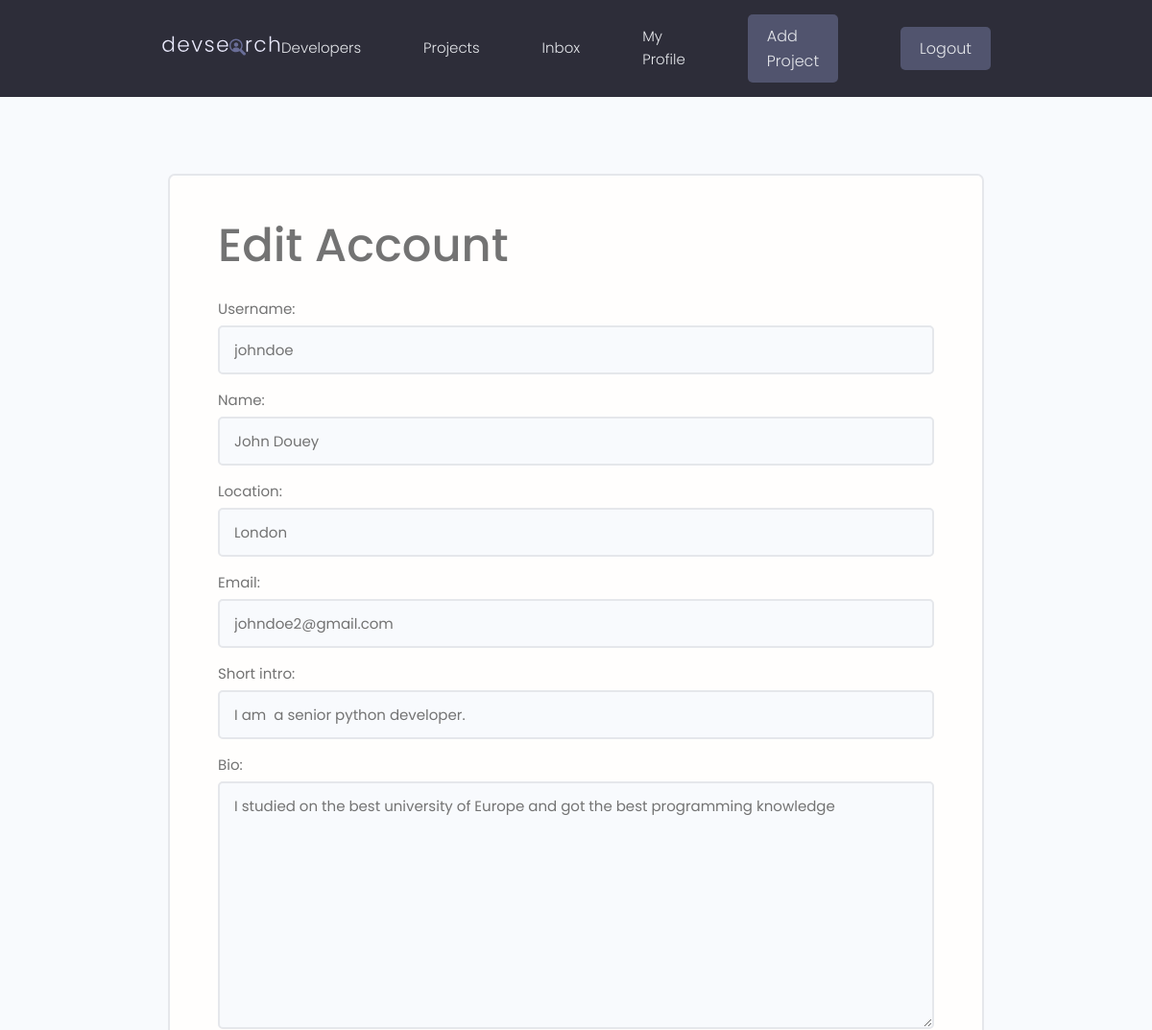
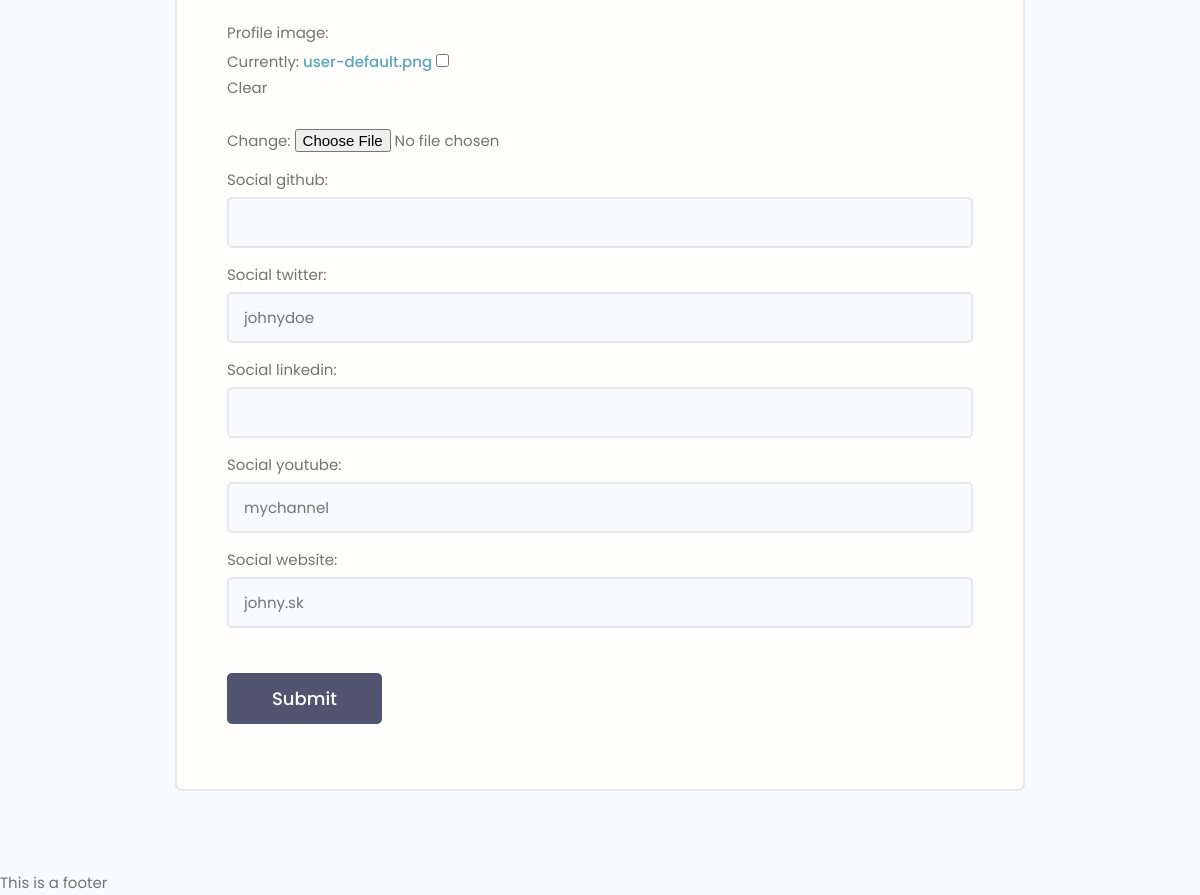
/profiles/edit-account (signed in), run on the app's committed database (2 pictures, top to bottom).
### users/models.py (models this page shows, shortened)
class Profile(models.Model):
    user = models.OneToOneField(User, on_delete=models.CASCADE, null=True, blank=True)
    username = models.CharField(max_length=200, blank=True, null=True)
    name = models.CharField(max_length=200, blank=True, null=True)
    location = models.CharField(max_length=200, blank=True, null=True)
    email = models.EmailField(max_length=500, blank=True, null=True)
    short_intro = models.CharField(max_length=200, blank=True, null=True)
    bio = models.TextField(blank=True, null=True)
    profile_image = models.ImageField(blank=True, null=True, upload_to="profiles/", default="user-default.png")
    social_github = models.CharField(max_length=200, blank=True, null=True)
    social_twitter = models.CharField(max_length=200, blank=True, null=True)
    social_linkedin = models.CharField(max_length=200, blank=True, null=True)
    social_youtube = models.CharField(max_length=200, blank=True, null=True)
    social_website = models.CharField(max_length=200, blank=True, null=True)
    created_at = models.DateTimeField(auto_now_add=True)
    id = models.UUIDField(default=uuid.uuid4, unique=True, primary_key=True, editable=False)

### users/views.py (the view)
# urls.py: path('edit-account', views.editAccount, name="edit-account"),
@login_required(login_url='users:login')
def editAccount(request):
    profile = request.user.profile
    form = ProfileForm(instance=profile)
    if request.method == 'POST':
        form = ProfileForm(request.POST, request.FILES, instance=profile)
        if form.is_valid():
            form.save()
            return redirect("users:account")
    context = {"profile": profile, "form": form}
    return render(request, 'users/profile-form.html', context)

### users/forms.py
class ProfileForm(ModelForm):
    class Meta:
        model = Profile
        exclude = ['user']
        labels = {
            "first_name": "First Name",
            "last_name": "Last Name"
        }
    def __init__(self, *args, **kwargs):
        super(ProfileForm, self).__init__(*args, **kwargs)
        for name, field in self.fields.items():
            field.widget.attrs.update({'class': 'input'})

### users/templates/users/profile-form.html (shortened to what this page needs)
{% extends "base.html"%}
{% load static %}
{% block content %}
<main class="formPage my-xl">
    <div class="content-box">
        <div class="formWrapper">
            <h1>Edit Account</h1>
            <form class="form" method="POST" action="{% url 'users:edit-account' %}" enctype="multipart/form-data">
                {% for field in form %}
                <div class="form__field">
                    <label for="formInput#text">{{ field.label}}: </label>
                    {{ field }}
                </div>
                {% endfor %}
                <input class="btn btn--sub btn--lg  my-md" type="submit" value="Submit" />
            </form>
        </div>
    </div>
</main>
{% endblock %}

### static/styles/app.css (style rules this page uses)
:root { --color-sub: #2d2d39; }
.btn--sub { background-color: var(--color-sub-light); }
.content-box { width: 95%; max-width: 85rem; margin: 0 auto; }
.formPage .formWrapper { list-style: none; background: var(--color-white); padding: 3.5rem 5rem; border: 2px solid var(--color-light); border-radius: 0.7rem; }

### static/uikit/styles/modules/_variables.css (style rules this page uses)
:root { --color-main: #5aa5b9; --color-main-light: #e6faff; --color-sub: #3f4156; --color-sub-light: #51546e; --color-sub-lighter: #ededfd; --color-text: #737373; --color-gray: #8b8b8b; --color-light: #e5e7eb; --color-light-gray: #767676; --color-bg: #f8fafd; --color-white: #fffefd; --color-white-light: #f3f3f3; --color-success: #359e64; --color-success-bg: #def8e8; --color-error: #fc4b0b; --color-error-bg: #fff2ee; --font-base: 'Poppins', arial, helvetica, 'Segoe UI', roboto, ubuntu, sans-serif; --font-monospace: 'Fira Code', 'Courier New', courier, monospace; --font-regular: 300; --font-medium: 500; --font-bold: 700; --generic-shadow: 1px 1px 5px #00000010; --generic-transition: all 0.3s ease-in-out; }

### static/uikit/styles/modules/_base.css (style rules this page uses)
* { margin: 0; padding: 0; box-sizing: border-box; text-rendering: optimizeLegibility; color: inherit; font-size: inherit; }
html { font-size: 50%; }
@media only screen and (min-width: 480px) { html { font-size: 56.25%; } }
@media only screen and (min-width: 1200px) { html { font-size: 62.5%; } }
body { line-height: 1.6; font-weight: 400; font-size: 1.5rem; color: var(--color-text); background-color: var(--color-bg); min-height: 100vh; }

### static/uikit/styles/modules/_typography.css (style rules this page uses)
* { font-family: var(--font-base); }
h1 { font-size: 4.8rem; font-weight: var(--font-medium); }
a { padding-bottom: 2px; text-decoration: none; display: inline-block; color: var(--color-main); font-weight: var(--font-medium); }

### static/uikit/styles/modules/_utilities.css (style rules this page uses)
.my-md { margin: 3rem auto; }
.my-xl { margin: 8rem auto; }

### static/uikit/styles/modules/_button.css (style rules this page uses)
.btn { display: inline-block; position: relative; cursor: pointer; background-color: var(--color-light); font-weight: var(--font-medium); color: var(--color-sub); text-decoration: none; padding: 1rem 2rem; border-radius: 0.5rem; border: none; width: -webkit-fit-content; width: -moz-fit-content; width: fit-content; height: -webkit-fit-content; height: -moz-fit-content; height: fit-content; font-size: 1.6rem; outline-width: 0; outline-color: transparent; -webkit-backface-visibility: hidden; backface-visibility: hidden; transition: all 0.3s ease-in-out; }
.btn--sub { background-color: var(--color-sub); color: var(--color-white); }
.btn--lg { font-size: 1.8rem; padding: 1.2rem 4.5rem; }

### static/uikit/styles/modules/_form.css (style rules this page uses)
.form { display: block; }
.form__field { margin-top: 1.5rem; margin-bottom: 1.5rem; }
.form__label, .form__field > label { display: block; margin-bottom: 0.5rem; color: var(--color-text); }
input.input[type='text'], input.input[type='email'], input.input[type='password'], input.input[type='number'], textarea.input { min-width: 24rem; width: 100%; padding: 1.2rem 1.5rem; border-radius: 0.5rem; border: 2px solid var(--color-light); transition: all 0.3s ease-in-out; background-color: var(--color-bg); }

### data on the page
Profile: form "johndoe" "John Douey" "London" "johndoe2@gmail.com" "I am a senior python developer." "I studied on the best university of Europe and got the best programming knowledge" "johnydoe" "mychannel" "johny.sk"

### other printed values
{{ field.label }} "Username" "Name" "Location" "Email" "Short intro" "Bio" "Profile image" "Social github" "Social twitter" "Social linkedin" "Social youtube" "Social website"
